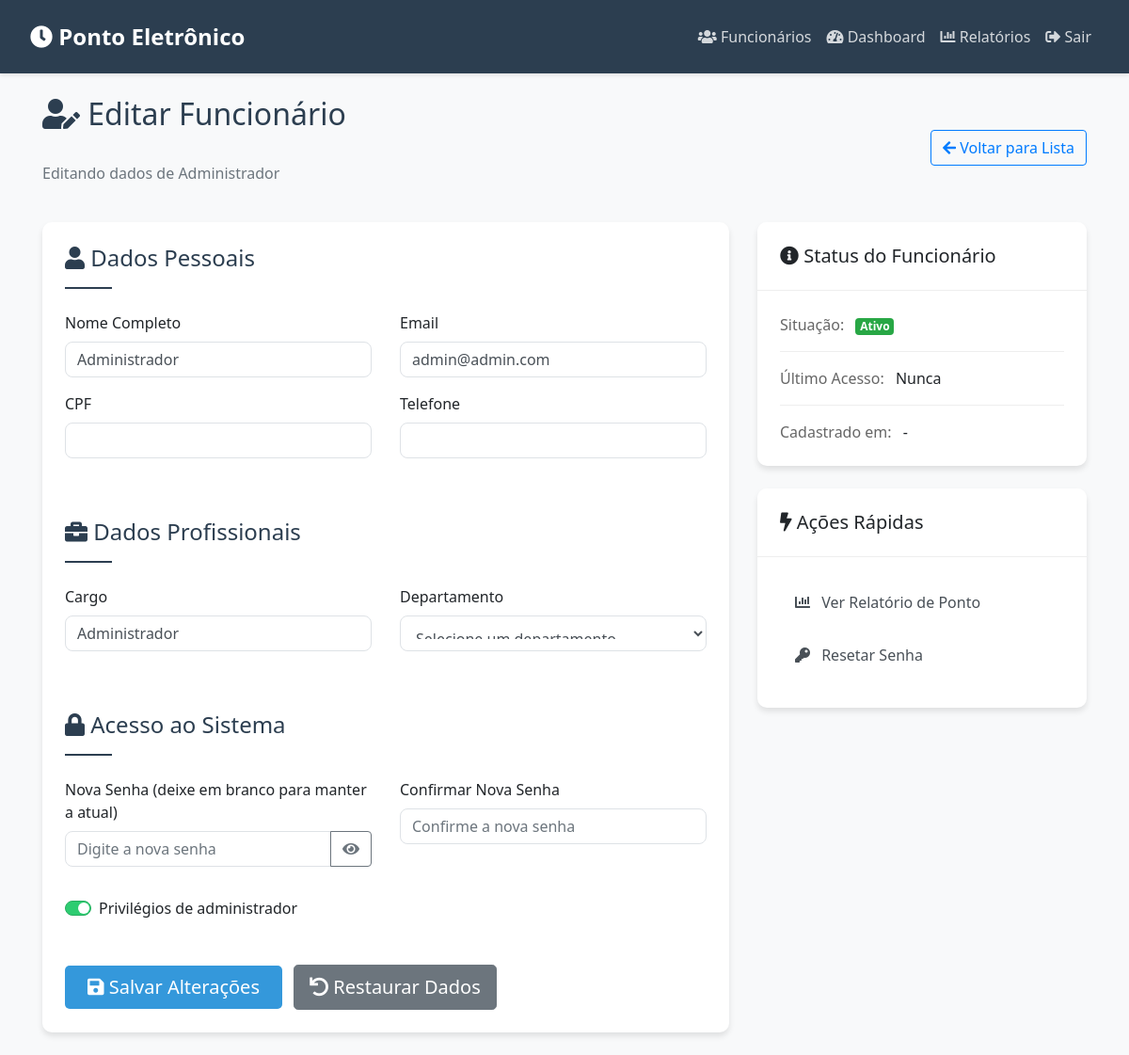
The app's page /editar_funcionario/1 (signed in) with its own data.
### models.py (models this page shows, shortened)
class Usuario(UserMixin, db.Model):
    id = db.Column(db.Integer, primary_key=True)
    nome = db.Column(db.String(100), nullable=False)
    email = db.Column(db.String(120), unique=True, nullable=False)
    senha = db.Column(db.String(200), nullable=False)
    cargo = db.Column(db.String(100))
    is_admin = db.Column(db.Boolean, default=False)
    registros = db.relationship('RegistroPonto', backref='usuario', lazy=True)

### routes.py (the view, shortened to what this page needs)
@app.route('/editar_funcionario/<int:id>', methods=['GET', 'POST'])
@login_required
@admin_required
def editar_funcionario(id):
    funcionario = Usuario.query.get_or_404(id)
    return render_template('editar_funcionario.html', funcionario=funcionario)

### routes.py (called while the page is built)
@login_manager.user_loader
def load_user(user_id):
    return Usuario.query.get(int(user_id))

def admin_required(f):
    @wraps(f)
    def decorated_function(*args, **kwargs):
        if not current_user.is_authenticated or not current_user.is_admin:
            flash('Acesso negado. Você precisa ser um administrador.')
            return redirect(url_for('dashboard'))
        return f(*args, **kwargs)
    return decorated_function

### templates/editar_funcionario.html (shortened to what this page needs)
{% extends "base.html" %}
{% block content %}
<div class="editar-funcionario-container">
    <div class="d-flex justify-content-between align-items-center mb-4">
        <div>
            <h2 class="page-header">
                <i class="fas fa-user-edit"></i> Editar Funcionário
            </h2>
            <p class="text-muted">Editando dados de {{ funcionario.nome }}</p>
        </div>
        <div>
            <a href="{{ url_for('listar_funcionarios') }}" class="btn btn-outline-primary">
                <i class="fas fa-arrow-left"></i> Voltar para Lista
            </a>
        </div>
    </div>
    <div class="row">
        <div class="col-md-8">
            <div class="card mb-4">
                <div class="card-body">
                    <form method="POST" class="edicao-form">
                        <div class="section-header mb-4">
                            <h4><i class="fas fa-user"></i> Dados Pessoais</h4>
                            <hr>
                        </div>
                        <div class="row">
                            <div class="col-md-6">
                                <div class="form-group">
                                    <label for="nome">Nome Completo</label>
                                    <input type="text"
                                           class="form-control"
                                           id="nome"
                                           name="nome"
                                           value="{{ funcionario.nome }}"
                                           required>
                                </div>
                            </div>
                            <div class="col-md-6">
                                <div class="form-group">
                                    <label for="email">Email</label>
                                    <input type="email"
                                           class="form-control"
                                           id="email"
                                           name="email"
                                           value="{{ funcionario.email }}"
                                           required>
                                </div>
                            </div>
                        </div>
                        <div class="row">
                            <div class="col-md-6">
                                <div class="form-group">
                                    <label for="cpf">CPF</label>
                                    <input type="text"
                                           class="form-control"
                                           id="cpf"
                                           name="cpf"
                                           value="{{ funcionario.cpf }}"
                                           required>
                                </div>
                            </div>
                            <div class="col-md-6">
                                <div class="form-group">
                                    <label for="telefone">Telefone</label>
                                    <input type="text"
                                           class="form-control"
                                           id="telefone"
                                           name="telefone"
                                           value="{{ funcionario.telefone }}">
                                </div>
                            </div>
                        </div>
                        <div class="section-header mb-4 mt-5">
                            <h4><i class="fas fa-briefcase"></i> Dados Profissionais</h4>
                            <hr>
                        </div>
                        <div class="row">
                            <div class="col-md-6">
                                <div class="form-group">
                                    <label for="cargo">Cargo</label>
                                    <input type="text"
                                           class="form-control"
                                           id="cargo"
                                           name="cargo"
                                           value="{{ funcionario.cargo }}"
                                           required>
                                </div>
                            </div>
                            <div class="col-md-6">
                                <div class="form-group">
                                    <label for="departamento">Departamento</label>
                                    <select class="form-control" id="departamento" name="departamento">
                                        <option value="">Selecione um departamento</option>
                                    </select>
                                </div>
                            </div>
                        </div>
                        <div class="section-header mb-4 mt-5">
                            <h4><i class="fas fa-lock"></i> Acesso ao Sistema</h4>
                            <hr>
                        </div>
                        <div class="row">
                            <div class="col-md-6">
                                <div class="form-group">
                                    <label for="senha">Nova Senha (deixe em branco para manter a atual)</label>
                                    <div class="input-group">
                                        <input type="password"
                                               class="form-control"
                                               id="senha"
                                               name="senha"
                                               placeholder="Digite a nova senha">
                                        <div class="input-group-append">
                                            <button class="btn btn-outline-secondary"
                                                    type="button"
                                                    onclick="togglePassword()">
                                                <i class="fas fa-eye" id="toggleIcon"></i>
                                            </button>
                                        </div>
                                    </div>
                                </div>
                            </div>
                            <div class="col-md-6">
                                <div class="form-group">
                                    <label for="confirmar_senha">Confirmar Nova Senha</label>
                                    <input type="password"
                                           class="form-control"
                                           id="confirmar_senha"
                                           name="confirmar_senha"
                                           placeholder="Confirme a nova senha">
                                </div>
                            </div>
                        </div>
                        <div class="form-group mt-3">
                            <div class="custom-control custom-switch">
                                <label class="custom-control-label" for="is_admin">
                                    Privilégios de administrador
                                </label>
                            </div>
                        </div>
                        <div class="form-actions mt-5">
                            <button type="submit" class="btn btn-primary btn-lg">
                                <i class="fas fa-save"></i> Salvar Alterações
                            </button>
                            <button type="reset" class="btn btn-secondary btn-lg ml-2">
                                <i class="fas fa-undo"></i> Restaurar Dados
                            </button>
                        </div>
                    </form>
                </div>
            </div>
        </div>
        <div class="col-md-4">
            <div class="card mb-4">
                <div class="card-header">
                    <h5 class="mb-0"><i class="fas fa-info-circle"></i> Status do Funcionário</h5>
                </div>
                <div class="card-body">
                    <div class="status-item">
                        <span class="status-label">Situação:</span>
                        <span class="badge badge-success">Ativo</span>
                    </div>
                    <div class="status-item">
                        <span class="status-label">Último Acesso:</span>
                        <span>{{ funcionario.ultimo_acesso if funcionario.ultimo_acesso else 'Nunca' }}</span>
                    </div>
                    <div class="status-item">
                        <span class="status-label">Cadastrado em:</span>
                        <span>{{ funcionario.data_cadastro.strftime('%d/%m/%Y') if funcionario.data_cadastro else '-' }}</span>
                    </div>
                </div>
            </div>
            <div class="card mb-4">
                <div class="card-header">
                    <h5 class="mb-0"><i class="fas fa-bolt"></i> Ações Rápidas</h5>
                </div>
                <div class="card-body">
                    <div class="list-group">
                        <a href="{{ url_for('relatorios') }}?funcionario={{ funcionario.id }}"
                           class="list-group-item list-group-item-action">
                            <i class="fas fa-chart-bar"></i> Ver Relatório de Ponto
                        </a>
                        <a href="#" class="list-group-item list-group-item-action"
                           onclick="resetarSenha()">
                            <i class="fas fa-key"></i> Resetar Senha
                        </a>
                    </div>
                </div>
            </div>
        </div>
    </div>
</div>
{% endblock %}

### templates/base.html (style rules this page uses)
:root { --primary-color: #2c3e50; --secondary-color: #3498db; --accent-color: #e74c3c; --light-bg: #f8f9fa; }
body { background-color: var(--light-bg); font-family: 'Segoe UI', Tahoma, Geneva, Verdana, sans-serif; }
.card { border: none; border-radius: 10px; box-shadow: 0 4px 6px rgba(0,0,0,0.1); margin-bottom: 20px; }
.card-header { background-color: white; border-bottom: 1px solid #eee; padding: 1.5rem; border-radius: 10px 10px 0 0 !important; }
.card-body { padding: 1.5rem; }
.btn-primary { background-color: var(--secondary-color); border: none; padding: 0.5rem 1.5rem; border-radius: 5px; transition: all 0.3s ease; }
.form-control { border-radius: 5px; border: 1px solid #dee2e6; padding: 0.75rem; }
.page-header { margin-bottom: 2rem; color: var(--primary-color); }

### templates/editar_funcionario.html (style rules this page uses)
.editar-funcionario-container { animation: fadeIn 0.5s ease-in-out; }
.section-header { color: var(--primary-color); }
.section-header hr { border-top: 2px solid var(--primary-color); width: 50px; margin-left: 0; }
.form-control { padding: 0.75rem; border-radius: 8px; }
.status-item { margin-bottom: 1rem; padding-bottom: 1rem; border-bottom: 1px solid #eee; }
.status-item:last-child { border-bottom: none; margin-bottom: 0; padding-bottom: 0; }
.status-label { color: #666; margin-right: 0.5rem; }
.list-group-item { border: none; padding: 0.75rem 1rem; margin-bottom: 0.5rem; border-radius: 8px; transition: all 0.3s ease; }
.list-group-item i { margin-right: 0.5rem; }
.custom-switch { padding-left: 2.25rem; }
.custom-control-input:checked ~ .custom-control-label::before { background-color: #2ecc71; border-color: #27ae60; }

### records on screen
Usuario: nome "Administrador", email "admin@admin.com", cargo "Administrador"

### other values on screen
{{ funcionario.ultimo_acesso if funcionario.ultimo_acesso else 'Nunca' }} "Nunca"
